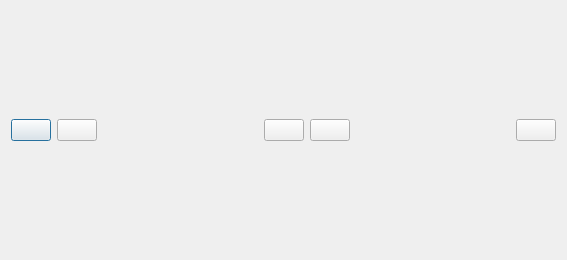
<?xml version="1.0" encoding="UTF-8"?>
<ui version="4.0">
 <class>orbitalDialog</class>
 <widget class="QDialog" name="orbitalDialog">
  <property name="geometry">
   <rect>
    <x>0</x>
    <y>0</y>
    <width>567</width>
    <height>260</height>
   </rect>
  </property>
  <property name="sizePolicy">
   <sizepolicy hsizetype="Expanding" vsizetype="Expanding">
    <horstretch>0</horstretch>
    <verstretch>0</verstretch>
   </sizepolicy>
  </property>
  <property name="windowTitle">
   <string>Equirectangular Viewer</string>
  </property>
  <property name="windowIcon">
   <iconset resource="resources.qrc">
    <normaloff>:/EquirectangularViewer/images/icon.png</normaloff>:/EquirectangularViewer/images/icon.png</iconset>
  </property>
  <layout class="QVBoxLayout" name="verticalLayout_3">
   <item>
    <layout class="QVBoxLayout" name="ViewerLayout">
     <property name="sizeConstraint">
      <enum>QLayout::SetDefaultConstraint</enum>
     </property>
    </layout>
   </item>
   <item>
    <layout class="QHBoxLayout" name="horizontalLayout">
     <property name="sizeConstraint">
      <enum>QLayout::SetFixedSize</enum>
     </property>
     <item>
      <widget class="QPushButton" name="btn_ZoomIn">
       <property name="cursor">
        <cursorShape>PointingHandCursor</cursorShape>
       </property>
       <property name="text">
        <string/>
       </property>
       <property name="icon">
        <iconset resource="resources.qrc">
         <normaloff>:/EquirectangularViewer/images/Zoom_in.png</normaloff>:/EquirectangularViewer/images/Zoom_in.png</iconset>
       </property>
      </widget>
     </item>
     <item>
      <widget class="QPushButton" name="btn_ZoomOut">
       <property name="cursor">
        <cursorShape>PointingHandCursor</cursorShape>
       </property>
       <property name="text">
        <string/>
       </property>
       <property name="icon">
        <iconset resource="resources.qrc">
         <normaloff>:/EquirectangularViewer/images/Zoom_out.png</normaloff>:/EquirectangularViewer/images/Zoom_out.png</iconset>
       </property>
      </widget>
     </item>
     <item>
      <spacer name="horizontalSpacer_2">
       <property name="orientation">
        <enum>Qt::Horizontal</enum>
       </property>
       <property name="sizeHint" stdset="0">
        <size>
         <width>5</width>
         <height>20</height>
        </size>
       </property>
      </spacer>
     </item>
     <item>
      <widget class="QPushButton" name="btn_back">
       <property name="cursor">
        <cursorShape>PointingHandCursor</cursorShape>
       </property>
       <property name="text">
        <string/>
       </property>
       <property name="icon">
        <iconset resource="resources.qrc">
         <normaloff>:/EquirectangularViewer/images/Previous_Arrow.png</normaloff>:/EquirectangularViewer/images/Previous_Arrow.png</iconset>
       </property>
      </widget>
     </item>
     <item>
      <widget class="QPushButton" name="btn_next">
       <property name="cursor">
        <cursorShape>PointingHandCursor</cursorShape>
       </property>
       <property name="text">
        <string/>
       </property>
       <property name="icon">
        <iconset resource="resources.qrc">
         <normaloff>:/EquirectangularViewer/images/Next_Arrow.png</normaloff>:/EquirectangularViewer/images/Next_Arrow.png</iconset>
       </property>
      </widget>
     </item>
     <item>
      <spacer name="horizontalSpacer_3">
       <property name="orientation">
        <enum>Qt::Horizontal</enum>
       </property>
       <property name="sizeHint" stdset="0">
        <size>
         <width>5</width>
         <height>20</height>
        </size>
       </property>
      </spacer>
     </item>
     <item>
      <widget class="QPushButton" name="btn_fullscreen">
       <property name="cursor">
        <cursorShape>PointingHandCursor</cursorShape>
       </property>
       <property name="text">
        <string/>
       </property>
       <property name="icon">
        <iconset resource="resources.qrc">
         <normaloff>:/EquirectangularViewer/images/full_screen.png</normaloff>:/EquirectangularViewer/images/full_screen.png</iconset>
       </property>
       <property name="checkable">
        <bool>true</bool>
       </property>
      </widget>
     </item>
    </layout>
   </item>
  </layout>
 </widget>
 <resources>
  <include location="resources.qrc"/>
 </resources>
 <connections>
  <connection>
   <sender>btn_fullscreen</sender>
   <signal>clicked(bool)</signal>
   <receiver>orbitalDialog</receiver>
   <slot>FullScreen(bool)</slot>
   <hints>
    <hint type="sourcelabel">
     <x>421</x>
     <y>305</y>
    </hint>
    <hint type="destinationlabel">
     <x>350</x>
     <y>311</y>
    </hint>
   </hints>
  </connection>
  <connection>
   <sender>btn_ZoomOut</sender>
   <signal>clicked()</signal>
   <receiver>orbitalDialog</receiver>
   <slot>ResizeDialog()</slot>
   <hints>
    <hint type="sourcelabel">
     <x>58</x>
     <y>310</y>
    </hint>
    <hint type="destinationlabel">
     <x>130</x>
     <y>301</y>
    </hint>
   </hints>
  </connection>
  <connection>
   <sender>btn_ZoomIn</sender>
   <signal>clicked()</signal>
   <receiver>orbitalDialog</receiver>
   <slot>ResizeDialog()</slot>
   <hints>
    <hint type="sourcelabel">
     <x>21</x>
     <y>311</y>
    </hint>
    <hint type="destinationlabel">
     <x>1</x>
     <y>293</y>
    </hint>
   </hints>
  </connection>
  <connection>
   <sender>btn_back</sender>
   <signal>clicked()</signal>
   <receiver>orbitalDialog</receiver>
   <slot>GetBackNextImage()</slot>
   <hints>
    <hint type="sourcelabel">
     <x>219</x>
     <y>308</y>
    </hint>
    <hint type="destinationlabel">
     <x>173</x>
     <y>311</y>
    </hint>
   </hints>
  </connection>
  <connection>
   <sender>btn_next</sender>
   <signal>clicked()</signal>
   <receiver>orbitalDialog</receiver>
   <slot>GetBackNextImage()</slot>
   <hints>
    <hint type="sourcelabel">
     <x>259</x>
     <y>306</y>
    </hint>
    <hint type="destinationlabel">
     <x>332</x>
     <y>303</y>
    </hint>
   </hints>
  </connection>
 </connections>
 <slots>
  <slot>FullScreen(bool)</slot>
  <slot>ResizeDialog()</slot>
  <slot>GetBackNextImage()</slot>
 </slots>
</ui>
